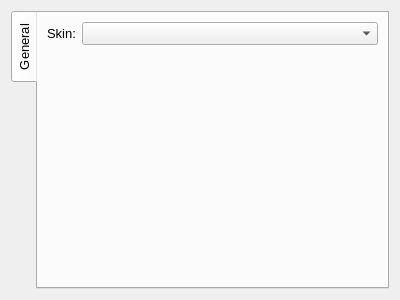
<?xml version="1.0" encoding="UTF-8"?>
<ui version="4.0">
 <class>Preferences</class>
 <widget class="QWidget" name="Preferences">
  <property name="geometry">
   <rect>
    <x>0</x>
    <y>0</y>
    <width>400</width>
    <height>300</height>
   </rect>
  </property>
  <property name="font">
   <font>
    <family>Tahoma</family>
    <pointsize>10</pointsize>
   </font>
  </property>
  <property name="windowTitle">
   <string>Preferences</string>
  </property>
  <layout class="QVBoxLayout" name="verticalLayout">
   <item>
    <widget class="QTabWidget" name="tabWidget">
     <property name="tabPosition">
      <enum>QTabWidget::West</enum>
     </property>
     <property name="tabShape">
      <enum>QTabWidget::Rounded</enum>
     </property>
     <property name="currentIndex">
      <number>0</number>
     </property>
     <property name="documentMode">
      <bool>false</bool>
     </property>
     <property name="tabsClosable">
      <bool>false</bool>
     </property>
     <property name="movable">
      <bool>false</bool>
     </property>
     <property name="tabBarAutoHide">
      <bool>false</bool>
     </property>
     <widget class="QWidget" name="general">
      <attribute name="title">
       <string>General</string>
      </attribute>
      <layout class="QFormLayout" name="formLayout">
       <item row="0" column="0">
        <widget class="QLabel" name="label">
         <property name="text">
          <string>Skin:</string>
         </property>
        </widget>
       </item>
       <item row="0" column="1">
        <widget class="QComboBox" name="skins"/>
       </item>
      </layout>
     </widget>
    </widget>
   </item>
  </layout>
 </widget>
 <resources/>
 <connections/>
</ui>
